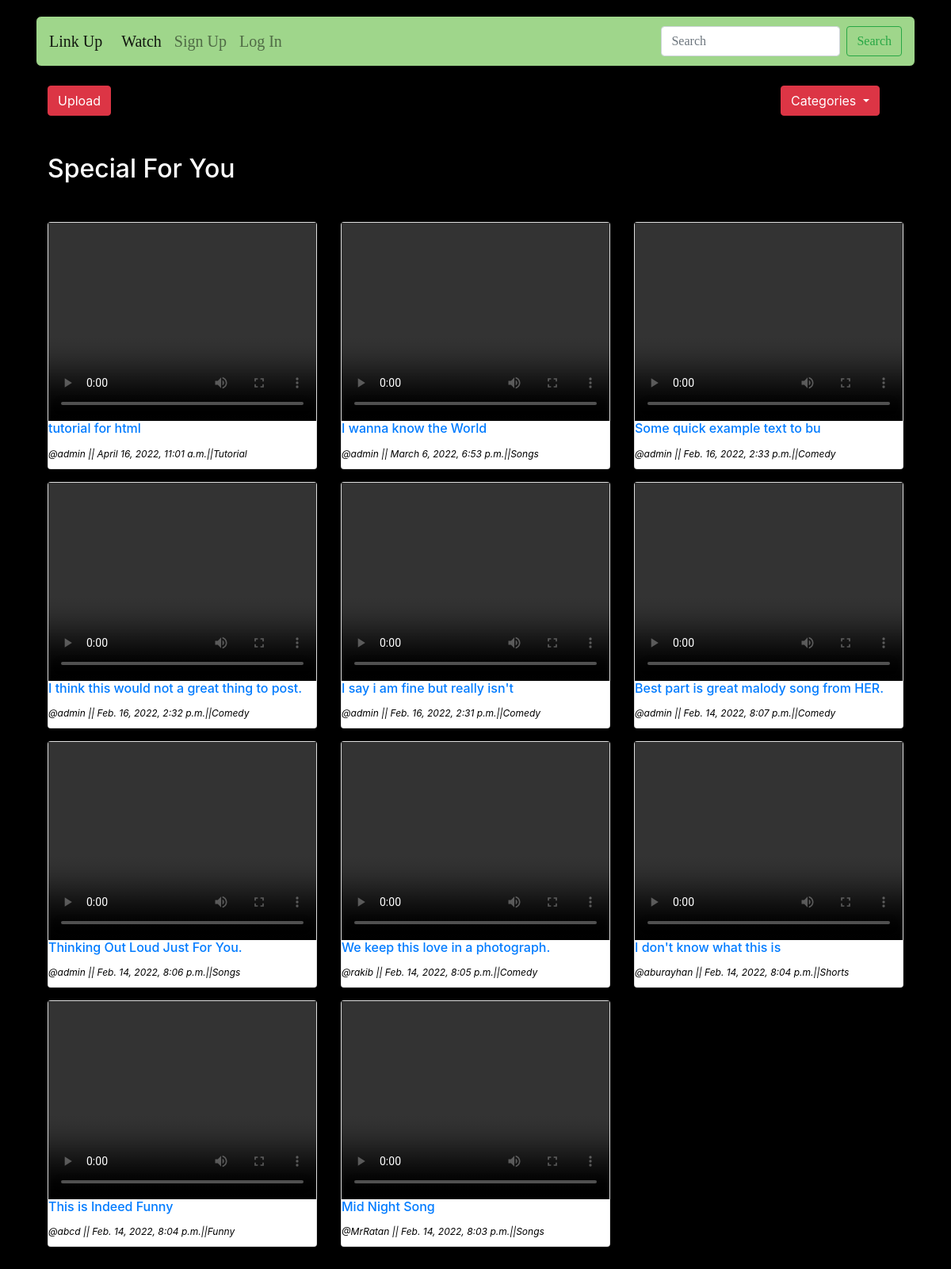
Screenshot of /videos/ with the database file from the repository.
### Videos/models.py (models this page shows, shortened)
class Uploads(models.Model):
    creator=models.ForeignKey(User,on_delete=models.CASCADE,related_name='upload')
    category=models.ForeignKey(Category,on_delete=models.CASCADE,related_name='category')
    thambnail= models.ImageField(upload_to='video_thabmnail',blank=False)
    title=models.CharField(max_length=264,blank=True)
    videofile= models.FileField(upload_to='videos/', null=True)
    upload_date=models.DateTimeField(auto_now_add=True)
    update_date=models.DateTimeField(auto_now=True)
    class Meta:
        ordering =['-upload_date']
        verbose_name_plural= "Uploads"

class Category(models.Model):
    title= models.CharField(max_length=20,default=None)
    created = models.DateTimeField(auto_now_add=True)
    def __str__(self) -> str:
        return self.title
    class Meta:
        verbose_name_plural= "Catogories"# when we see in admin pannel it shows every model with 's but when can declare by saying this

### Videos/views.py (the view)
# urls.py: path('',show_video,name="show_video"),
def show_video(request):
    videos=Uploads.objects.all()
    category=Category.objects.all()
    categoryID= request.GET.get('category')
    if categoryID:
        videos = Uploads.get_all_products_by_id(categoryID)
    else:
        videos=Uploads.objects.all()
    prddata={
        'video':videos,
        'category':category,
    }
    return render(request,'video/video_home.html',prddata)

### templates/video/video_home.html (shortened to what this page needs)
{% extends 'layout.html' %}
{% block content %}
<div class="container"><br>
<div class="row">
    <div class="col-lg-10 col-sm-0 col-md-8">
    <a class="btn btn-danger" href="{% url 'upload_video' %}">Upload</a>
    </div>
    <div class="col-lg-2 col-sm-12 col-md-4 ">
        <div class="dropdown">
            <button class="btn btn-danger dropdown-toggle" type="button" id="dropdownMenuButton" data-toggle="dropdown" aria-haspopup="true" aria-expanded="false">
              Categories
            </button>
          </div>
    </div>
</div>
<div class="my-5">
    {% if video %}
    <h2 class="my-5">Special For You</h2>
    {% else %}
    <h2 class="my-5 h2-danger forh2" >There Is No Video Of This Category</h2><a class="forh2"href="{% url 'show_video' %}">Continue Watching</a>
    {% endif %}
    <div class="row">{% for video in video %}
        <div class="col-md-6 col-sm-12 col-lg-4">
            <figure class="card card-product">
                <div class=" video-wrap">
                    <video class="embed-responsive embed-responsive-16by9" controls="controls" controls style="height:250px;">
                        <source src="{{video.videofile.url}}" type="video/mp4" />
                </div>
                <figcaption class="info-wrap">
                    <h6 class="title"><a href="{% url 'singlevideo' pk=video.pk cpk=video.category.id %}">{{video.title}}</a></h6>
                    <i style="color:black; font-size:12px;">@{{video.creator}} || {{video.upload_date}}||{{video.category}}</i>
                </figcaption>
            </figure>
        </div>{% endfor %}
    </div>
</div>
</div>
{% endblock content %}

### templates/video/video_home.html (style rules this page uses)
body { margin:20px; background-color:black; color:white; }

### rows the page displays
Uploads: title "tutorial for html", creator "admin", upload_date "April 16, 2022, 11:01 a.m.", category "Tutorial"
Uploads: title "I wanna know the World", creator "admin", upload_date "March 6, 2022, 6:53 p.m.", category "Songs"
Uploads: title "Some quick example text to bu", creator "admin", upload_date "Feb. 16, 2022, 2:33 p.m.", category "Comedy"
Uploads: title "I think this would not a great thing to post.", creator "admin", upload_date "Feb. 16, 2022, 2:32 p.m.", category "Comedy"
Uploads: title "I say i am fine but really isn't", creator "admin", upload_date "Feb. 16, 2022, 2:31 p.m.", category "Comedy"
Uploads: title "Best part is great malody song from HER.", creator "admin", upload_date "Feb. 14, 2022, 8:07 p.m.", category "Comedy"
Uploads: title "Thinking Out Loud Just For You.", creator "admin", upload_date "Feb. 14, 2022, 8:06 p.m.", category "Songs"
Uploads: title "We keep this love in a photograph.", creator "rakib", upload_date "Feb. 14, 2022, 8:05 p.m.", category "Comedy"
Uploads: title "I don't know what this is", creator "aburayhan", upload_date "Feb. 14, 2022, 8:04 p.m.", category "Shorts"
Uploads: title "This is Indeed Funny", creator "abcd", upload_date "Feb. 14, 2022, 8:04 p.m.", category "Funny"
Uploads: title "Mid Night Song", creator "MrRatan", upload_date "Feb. 14, 2022, 8:03 p.m.", category "Songs"
